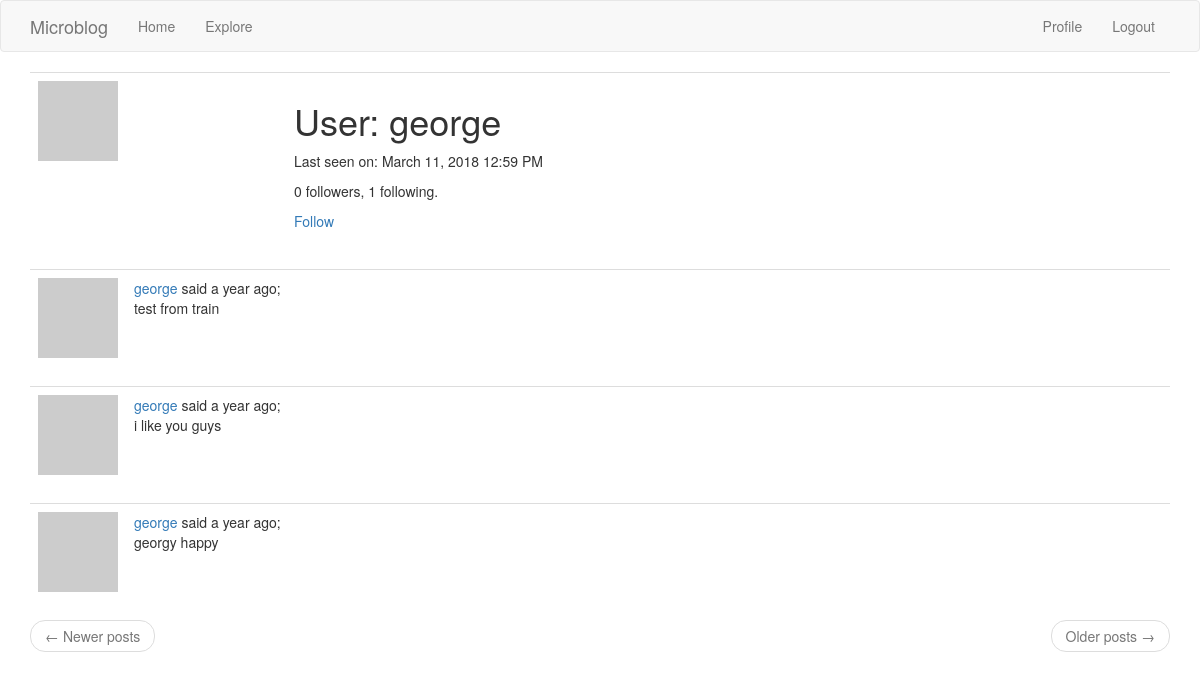
The page /user/george (signed in) on the database its author committed.
### app/models.py (models this page shows, shortened)
class User(UserMixin, db.Model):
    id = db.Column(db.Integer, primary_key=True)
    username = db.Column(db.String(64), index=True, unique=True)
    email = db.Column(db.String(120), index=True, unique=True)
    password_hash = db.Column(db.String(128))
    posts = db.relationship('Post', backref='author', lazy='dynamic')
    about_me = db.Column(db.String(140))
    last_seen = db.Column(db.DateTime, default=datetime.utcnow)
    followed = db.relationship(
        'User', secondary=followers,
        primaryjoin=(followers.c.follower_id == id),
        secondaryjoin=(followers.c.followed_id == id),
        backref=db.backref('followers', lazy='dynamic'), lazy='dynamic')
    def avatar(self, size):
        digest = md5(self.email.lower().encode('utf-8')).hexdigest()
        return 'https://www.gravatar.com/avatar/{}?d=identicon&s={}'.format(
            digest, size)
    def is_following(self, user):
        return self.followed.filter(
            followers.c.followed_id == user.id).count() > 0

class Post(db.Model):
    id = db.Column(db.Integer, primary_key=True)
    body = db.Column(db.String(140))
    timestamp = db.Column(db.DateTime, index=True, default=datetime.utcnow)
    user_id = db.Column(db.Integer, db.ForeignKey('user.id'))

### app/routes.py (the view)
@app.route('/user/<username>')
@login_required
def user(username):
    user = User.query.filter_by(username=username).first_or_404()
    page = request.args.get('page', 1, type=int)
    posts = user.posts.order_by(Post.timestamp.desc()).paginate(
        page, app.config['POSTS_PER_PAGE'], False)
    next_url = url_for('user', username=user.username, page=posts.next_num) \
        if posts.has_next else None
    prev_url = url_for('user', username=user.username, page=posts.prev_num) \
        if posts.has_prev else None
    return render_template('user.djhtml', user=user, posts=posts.items,
                           next_url=next_url, prev_url=prev_url)

### app/models.py (called while the page is built)
@login.user_loader
def load_user(id):
    return User.query.get(int(id))

### app/routes.py (called while the page is built)
@app.before_request
def before_request():
    if current_user.is_authenticated:
        current_user.last_seen = datetime.utcnow()
        db.session.commit()

### app/templates/user.djhtml (shortened to what this page needs)
{% extends "base.djhtml" %}
{% block app_content %}
    <table class="table table-hover">
        <tr>
            <td width="256px"><img src="{{ user.avatar(256) }}"></td>
            <td>
                <h1>User: {{ user.username }}</h1>
                {% if user.last_seen %}
                    <p>Last seen on: {{ moment(user.last_seen).format("LLL") }}</p>
                {% endif %}
                <p>{{ user.followers.count() }} followers, {{ user.followed.count() }} following.</p>
                {% if user == current_user %}
                    <p><a href="{{ url_for('edit_profile') }}">Edit your profile</a></p>
                {% elif not current_user.is_following(user) %}
                    <p><a href="{{ url_for('follow', username=user.username) }}">Follow</a></p>
                {% else %}
                    <p><a href="{{ url_for('unfollow', username=user.username) }}">Unfollow</a></p>
                {% endif %}
            </td>
        </tr>
    </table>
    {% for post in posts %}
        {% include '_post.djhtml' %}
    {% endfor %}
    <nav aria-label="...">
        <ul class="pager">
            <li class="previous{% if not prev_url %} disabled{% endif %}">
                <a href="{{ prev_url or '#' }}">
                    <span aria-hidden="true">&larr;</span> Newer posts
                </a>
            </li>
            <li class="next{% if not next_url %} disabled{% endif %}">
                <a href="{{ next_url or '#' }}">
                    Older posts <span aria-hidden="true">&rarr;</span>
                </a>
            </li>
        </ul>
    </nav>
{% endblock %}

### app/templates/_post.djhtml
<table class="table table-hover">
    <tr>
        <td width="70px">
            <a href="{{ url_for("user", username=post.author.username) }}">
                <img src="{{ post.author.avatar(70) }}" />
            </a>
        <td>
            <a href="{{ url_for("user", username=post.author.username) }}">
                {{ post.author.username }}
            </a>
            said {{ moment(post.timestamp).fromNow() }};
            <br>
            {{ post.body }}
        </td>
    </tr>
</table>

### rows shown on the page
User: username "george", last_seen "March 11, 2018 12:59 PM"
Post: author.username "george", timestamp "a year ago", body "test from train"
Post: author.username "george", timestamp "a year ago", body "i like you guys"
Post: author.username "george", timestamp "a year ago", body "georgy happy"

### other values the page prints
{{ user.followers.count() }} "0"
{{ user.followed.count() }} "1"
